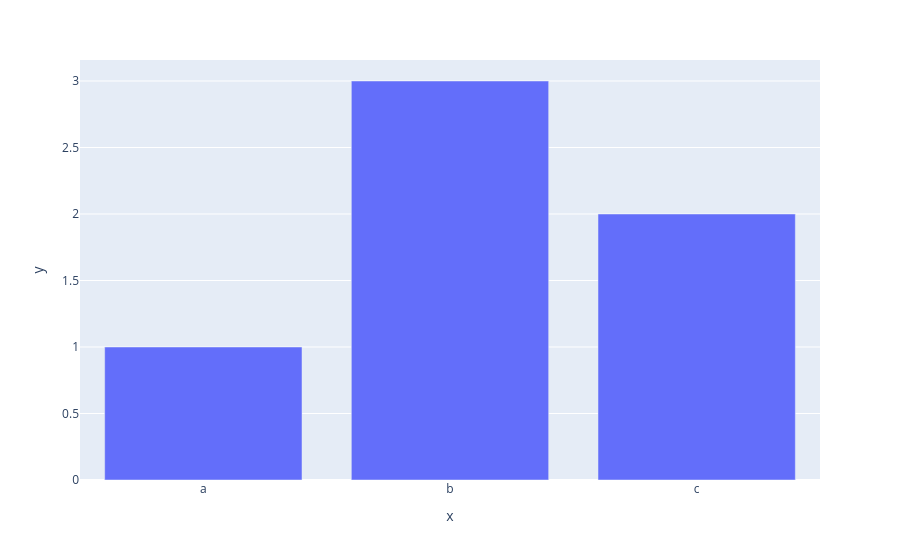

This figure's notebook cell:
### Markdown cell above
Let's have a look at a basic example...

### Code cell
import plotly.express as px
fig = px.bar(x=["a", "b", "c"], y=[1, 3, 2])
fig.show()

### Figure 1 — Plotly figure (JSON) as saved in the notebook; plotly's stock layout.template omitted (floating-point values rounded to 4 significant figures)
{"data": [{"hovertemplate": "x=%{x}<br>y=%{y}<extra></extra>", "legendgroup": "", "marker": {"color": "#636efa", "pattern": {"shape": ""}}, "name": "", "orientation": "v", "showlegend": false, "textposition": "auto", "type": "bar", "x": ["a", "b", "c"], "xaxis": "x", "y": [1, 3, 2], "yaxis": "y"}], "layout": {"barmode": "relative", "legend": {"tracegroupgap": 0}, "margin": {"t": 60}, "xaxis": {"anchor": "y", "domain": [0, 1], "title": {"text": "x"}}, "yaxis": {"anchor": "x", "domain": [0, 1], "title": {"text": "y"}}}}
